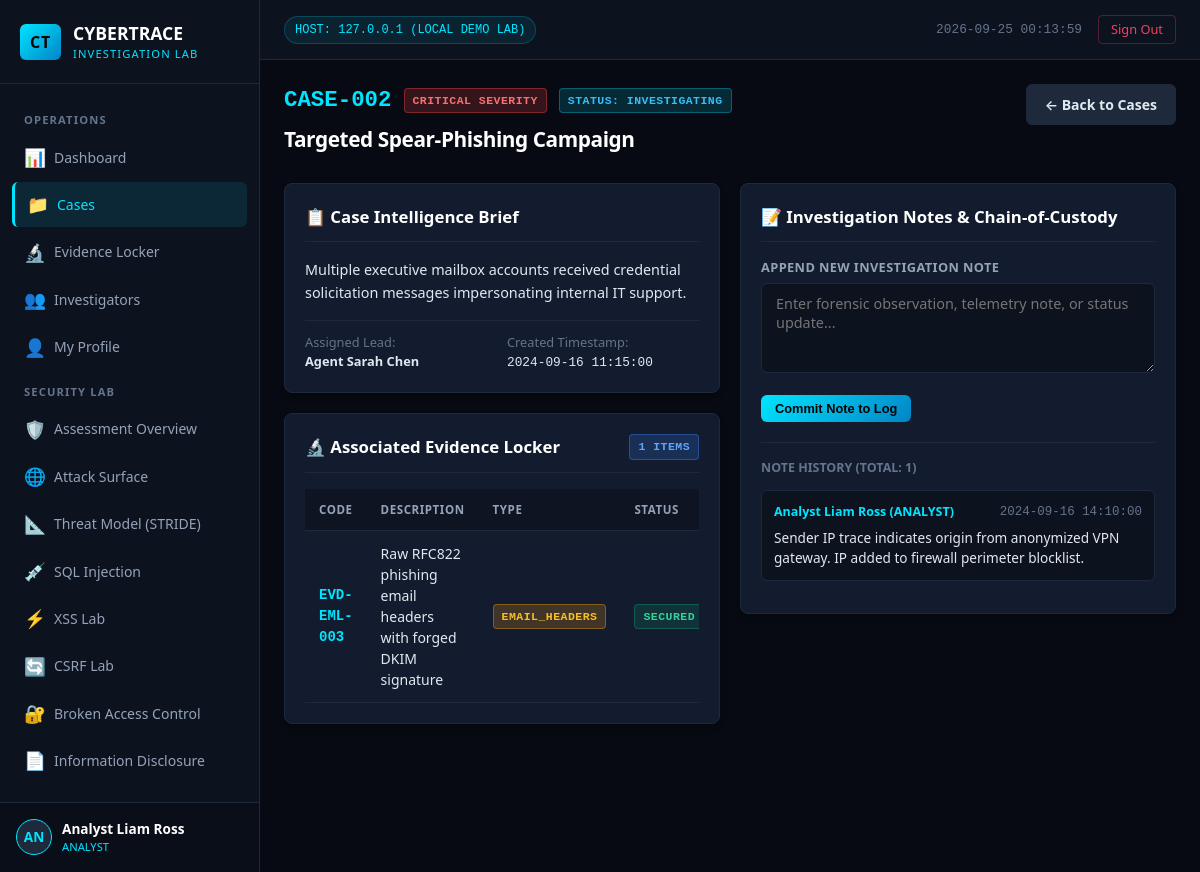
Screenshot of /cases/2 (signed in) with the database file from the repository.
### tables this page shows
CREATE TABLE cases (
        id INTEGER PRIMARY KEY AUTOINCREMENT,
        case_number TEXT UNIQUE NOT NULL,
        title TEXT NOT NULL,
        description TEXT NOT NULL,
        status TEXT NOT NULL CHECK(status IN ('OPEN', 'INVESTIGATING', 'CLOSED')),
        severity TEXT NOT NULL CHECK(severity IN ('LOW', 'MEDIUM', 'HIGH', 'CRITICAL')),
        assigned_to INTEGER,
        created_at TEXT NOT NULL,
        FOREIGN KEY (assigned_to) REFERENCES users (id)
    );

CREATE TABLE users (
        id INTEGER PRIMARY KEY AUTOINCREMENT,
        username TEXT UNIQUE NOT NULL,
        password_hash TEXT NOT NULL,
        role TEXT NOT NULL CHECK(role IN ('ADMIN', 'INVESTIGATOR', 'ANALYST')),
        full_name TEXT NOT NULL,
        email TEXT NOT NULL,
        department TEXT NOT NULL,
        created_at TEXT NOT NULL
    );

CREATE TABLE evidence (
        id INTEGER PRIMARY KEY AUTOINCREMENT,
        case_id INTEGER NOT NULL,
        evidence_code TEXT UNIQUE NOT NULL,
        description TEXT NOT NULL,
        evidence_type TEXT NOT NULL,
        status TEXT NOT NULL,
        collected_by TEXT NOT NULL,
        created_at TEXT NOT NULL,
        FOREIGN KEY (case_id) REFERENCES cases (id)
    );

CREATE TABLE investigation_notes (
        id INTEGER PRIMARY KEY AUTOINCREMENT,
        case_id INTEGER NOT NULL,
        user_id INTEGER NOT NULL,
        note TEXT NOT NULL,
        created_at TEXT NOT NULL,
        FOREIGN KEY (case_id) REFERENCES cases (id),
        FOREIGN KEY (user_id) REFERENCES users (id)
    );

### app.py (the view)
@app.route('/cases/<int:case_id>')
@login_required
def case_detail(case_id):
    case = database.query_db("""
        SELECT c.*, u.full_name as investigator_name, u.email as investigator_email
        FROM cases c
        LEFT JOIN users u ON c.assigned_to = u.id
        WHERE c.id = ?
    """, (case_id,), one=True)
    if not case:
        abort(404)
    evidence_items = database.query_db("SELECT * FROM evidence WHERE case_id = ? ORDER BY id DESC", (case_id,))
    notes = database.query_db("""
        SELECT n.*, u.full_name, u.role
        FROM investigation_notes n
        JOIN users u ON n.user_id = u.id
        WHERE n.case_id = ?
        ORDER BY n.id DESC
    """, (case_id,))
    database.log_audit(session['user_id'], f"CASE_VIEW: Opened {case['case_number']}", request.remote_addr)
    return render_template('case_detail.html', case=case, evidence_items=evidence_items, notes=notes)

### app.py (called while the page is built)
def generate_csrf_token():
    if 'csrf_token' not in session:
        session['csrf_token'] = secrets.token_hex(16)
    return session['csrf_token']

@app.context_processor
def inject_global_template_data():
    return {
        'csrf_token': generate_csrf_token(),
        'current_user': {
            'id': session.get('user_id'),
            'username': session.get('username'),
            'role': session.get('role'),
            'full_name': session.get('full_name'),
            'department': session.get('department')
        } if 'user_id' in session else None,
        'current_time': datetime.now().strftime("%Y-%m-%d %H:%M:%S")
    }

def login_required(f):
    @wraps(f)
    def decorated_function(*args, **kwargs):
        if 'user_id' not in session:
            flash("Authentication required. Please log in to access this portal.", "warning")
            return redirect(url_for('login', next=request.path))
        return f(*args, **kwargs)
    return decorated_function

### database.py (called while the page is built)
def get_db_connection():
    conn = sqlite3.connect(DB_PATH)
    conn.row_factory = sqlite3.Row
    return conn

def query_db(query, args=(), one=False):
    conn = get_db_connection()
    try:
        cur = conn.cursor()
        cur.execute(query, args)
        rows = cur.fetchall()
        return (rows[0] if rows else None) if one else rows
    finally:
        conn.close()

def execute_db(query, args=()):
    conn = get_db_connection()
    try:
        cur = conn.cursor()
        cur.execute(query, args)
        conn.commit()
        return cur.lastrowid
    finally:
        conn.close()

def log_audit(user_id, action, ip_address="127.0.0.1"):
    try:
        execute_db(
            "INSERT INTO audit_logs (user_id, action, ip_address, created_at) VALUES (?, ?, ?, ?)",
            (user_id, action, ip_address, datetime.now().strftime("%Y-%m-%d %H:%M:%S"))
        )
    except Exception as e:
        print(f"[AUDIT LOG ERROR] Failed to record audit log: {e}")

### templates/case_detail.html (shortened to what this page needs)
{% extends 'base.html' %}
{% block content %}
<div class="page-header">
    <div>
        <div style="display: flex; align-items: center; gap: 12px; margin-bottom: 6px;">
            <span style="font-family: var(--font-mono); font-size: 1.4rem; color: var(--accent-cyan); font-weight: 700;">
                {{ case.case_number }}
            </span>
            {% if case.severity == 'CRITICAL' %}
            <span class="badge badge-critical">CRITICAL SEVERITY</span>
            {% elif case.severity == 'HIGH' %}
            <span class="badge badge-high">HIGH SEVERITY</span>
            {% elif case.severity == 'MEDIUM' %}
            <span class="badge badge-medium">MEDIUM SEVERITY</span>
            {% else %}
            <span class="badge badge-low">LOW SEVERITY</span>
            {% endif %}
            {% if case.status == 'OPEN' %}
            <span class="badge badge-open">STATUS: OPEN</span>
            {% elif case.status == 'INVESTIGATING' %}
            <span class="badge badge-investigating">STATUS: INVESTIGATING</span>
            {% else %}
            <span class="badge badge-closed">STATUS: CLOSED</span>
            {% endif %}
        </div>
        <h1 class="page-title" style="font-size: 1.3rem;">{{ case.title }}</h1>
    </div>
    <div>
        <a href="{{ url_for('cases') }}" class="btn btn-secondary">&larr; Back to Cases</a>
    </div>
</div>
<div class="grid-2">
    <div>
        <div class="card" style="margin-bottom: 20px;">
            <div class="card-header">
                <span class="card-title">📋 Case Intelligence Brief</span>
            </div>
            <div style="font-size: 0.9rem; color: var(--text-main); margin-bottom: 16px; line-height: 1.6;">
                {{ case.description }}
            </div>
            <div style="border-top: 1px solid var(--border-color); padding-top: 12px; display: grid; grid-template-columns: 1fr 1fr; gap: 10px; font-size: 0.8rem;">
                <div>
                    <span style="color: var(--text-dim);">Assigned Lead:</span><br>
                    <strong>{{ case.investigator_name or 'Unassigned' }}</strong>
                </div>
                <div>
                    <span style="color: var(--text-dim);">Created Timestamp:</span><br>
                    <span style="font-family: var(--font-mono);">{{ case.created_at }}</span>
                </div>
            </div>
        </div>
        <div class="card">
            <div class="card-header">
                <span class="card-title">🔬 Associated Evidence Locker</span>
                <span class="badge badge-low">{{ evidence_items|length }} Items</span>
            </div>
            {% if evidence_items %}
            <div class="table-responsive">
                <table class="data-table">
                    <thead>
                        <tr>
                            <th>Code</th>
                            <th>Description</th>
                            <th>Type</th>
                            <th>Status</th>
                        </tr>
                    </thead>
                    <tbody>
                        {% for e in evidence_items %}
                        <tr>
                            <td style="font-family: var(--font-mono); color: var(--accent-cyan); font-weight: 600;">
                                {{ e.evidence_code }}
                            </td>
                            <td>{{ e.description }}</td>
                            <td><span class="badge badge-medium">{{ e.evidence_type }}</span></td>
                            <td><span class="badge badge-open">{{ e.status }}</span></td>
                        </tr>
                        {% endfor %}
                    </tbody>
                </table>
            </div>
            {% else %}
            <div style="color: var(--text-dim); font-size: 0.85rem; padding: 12px;">
                No forensic evidence items currently registered to this case.
            </div>
            {% endif %}
        </div>
    </div>
    <div>
        <div class="card">
            <div class="card-header">
                <span class="card-title">📝 Investigation Notes & Chain-of-Custody</span>
            </div>
            <form method="POST" action="{{ url_for('add_case_note', case_id=case.id) }}" style="margin-bottom: 20px;">
                <div class="form-group">
                    <label class="form-label">Append New Investigation Note</label>
                    <textarea name="note" class="form-control" placeholder="Enter forensic observation, telemetry note, or status update..." required></textarea>
                </div>
                <button type="submit" class="btn btn-primary" style="font-size: 0.8rem; padding: 6px 14px;">
                    Commit Note to Log
                </button>
            </form>
            <div style="border-top: 1px solid var(--border-color); padding-top: 16px;">
                <div style="font-size: 0.78rem; text-transform: uppercase; color: var(--text-dim); margin-bottom: 12px; font-weight: 700;">
                    Note History (Total: {{ notes|length }})
                </div>
                {% if notes %}
                    {% for n in notes %}
                    <div style="background: var(--bg-secondary); border: 1px solid var(--border-color); border-radius: 6px; padding: 12px; margin-bottom: 12px;">
                        <div style="display: flex; justify-content: space-between; align-items: center; margin-bottom: 6px; font-size: 0.78rem;">
                            <span style="font-weight: 600; color: var(--accent-cyan);">{{ n.full_name }} ({{ n.role }})</span>
                            <span style="color: var(--text-dim); font-family: var(--font-mono);">{{ n.created_at }}</span>
                        </div>
                        <div style="font-size: 0.85rem; color: var(--text-main); line-height: 1.5;">
                            {{ n.note }}
                        </div>
                    </div>
                    {% endfor %}
                {% else %}
                    <div style="color: var(--text-dim); font-size: 0.85rem;">
                        No investigation notes added to this dossier yet.
                    </div>
                {% endif %}
            </div>
        </div>
    </div>
</div>
{% endblock %}

### static/css/style.css (style rules this page uses)
:root { --bg-primary: #070a12; --bg-secondary: #0d121f; --bg-card: #131b2e; --bg-card-hover: #18223a; --border-color: #1e293b; --border-focus: #00e5ff; --text-main: #e2e8f0; --text-muted: #94a3b8; --text-dim: #64748b; --accent-cyan: #00e5ff; --accent-cyan-glow: rgba(0, 229, 255, 0.2); --accent-blue: #38bdf8; --accent-emerald: #10b981; --accent-amber: #f59e0b; --accent-rose: #f43f5e; --accent-purple: #a855f7; --vuln-red: #ef4444; --vuln-bg: rgba(239, 68, 68, 0.08); --vuln-border: rgba(239, 68, 68, 0.35); --secure-green: #10b981; --secure-bg: rgba(16, 185, 129, 0.08); --secure-border: rgba(16, 185, 129, 0.35); --font-sans: 'Segoe UI', system-ui, -apple-system, Roboto, Helvetica, Arial, sans-serif; --font-mono: 'Consolas', 'Courier New', monospace; }
* { box-sizing: border-box; margin: 0; padding: 0; }
body { background-color: var(--bg-primary); color: var(--text-main); font-family: var(--font-sans); line-height: 1.5; min-height: 100vh; display: flex; flex-direction: column; }
h1, h2, h3, h4, h5 { color: #fff; font-weight: 600; letter-spacing: -0.02em; }
a { color: var(--accent-cyan); text-decoration: none; transition: color 0.15s ease; }
.page-header { margin-bottom: 24px; display: flex; justify-content: space-between; align-items: flex-start; flex-wrap: wrap; gap: 16px; }
.page-title { font-size: 1.6rem; margin-bottom: 4px; }
.grid-2 { display: grid; grid-template-columns: repeat(auto-fit, minmax(360px, 1fr)); gap: 20px; margin-bottom: 24px; }
.card { background-color: var(--bg-card); border: 1px solid var(--border-color); border-radius: 8px; padding: 20px; box-shadow: 0 4px 6px -1px rgba(0, 0, 0, 0.3); }
.card-header { display: flex; justify-content: space-between; align-items: center; margin-bottom: 16px; padding-bottom: 12px; border-bottom: 1px solid var(--border-color); }
.card-title { font-size: 1.05rem; font-weight: 600; color: #fff; display: flex; align-items: center; gap: 8px; }
.table-responsive { width: 100%; overflow-x: auto; }
.data-table { width: 100%; border-collapse: collapse; text-align: left; font-size: 0.875rem; }
.data-table th { background-color: rgba(0, 0, 0, 0.25); color: var(--text-muted); font-weight: 600; text-transform: uppercase; font-size: 0.72rem; letter-spacing: 0.05em; padding: 12px 14px; border-bottom: 1px solid var(--border-color); }
.data-table td { padding: 12px 14px; border-bottom: 1px solid var(--border-color); color: var(--text-main); }
.badge { display: inline-block; padding: 3px 8px; border-radius: 4px; font-size: 0.72rem; font-weight: 600; text-transform: uppercase; letter-spacing: 0.04em; font-family: var(--font-mono); }
.badge-critical { background: rgba(239, 68, 68, 0.2); color: #f87171; border: 1px solid rgba(239, 68, 68, 0.4); }
.badge-medium { background: rgba(245, 158, 11, 0.2); color: #fbbf24; border: 1px solid rgba(245, 158, 11, 0.4); }
.badge-low { background: rgba(59, 130, 246, 0.2); color: #60a5fa; border: 1px solid rgba(59, 130, 246, 0.4); }
.badge-open { background: rgba(16, 185, 129, 0.15); color: #34d399; border: 1px solid rgba(16, 185, 129, 0.3); }
.badge-investigating { background: rgba(0, 229, 255, 0.15); color: #38bdf8; border: 1px solid rgba(0, 229, 255, 0.3); }
.form-group { margin-bottom: 16px; }
.form-label { display: block; font-size: 0.8rem; font-weight: 600; color: var(--text-muted); margin-bottom: 6px; text-transform: uppercase; letter-spacing: 0.03em; }
.form-control { width: 100%; background-color: var(--bg-secondary); border: 1px solid var(--border-color); color: #fff; padding: 10px 14px; border-radius: 6px; font-size: 0.9rem; font-family: inherit; transition: border-color 0.15s ease; }
textarea.form-control { min-height: 90px; resize: vertical; }
.btn { display: inline-flex; align-items: center; justify-content: center; gap: 8px; font-weight: 600; font-size: 0.875rem; padding: 9px 18px; border-radius: 6px; cursor: pointer; border: none; transition: all 0.15s ease; }
.btn-primary { background: linear-gradient(135deg, #00e5ff 0%, #0284c7 100%); color: #000; }
.btn-secondary { background-color: #1e293b; color: var(--text-main); border: 1px solid var(--border-color); }

### rows the page displays
cases: case_number "CASE-002", title "Targeted Spear-Phishing Campaign", description "Multiple executive mailbox accounts received credential solicitation messages impersonating internal IT support.", created_at "2024-09-16 11:15:00"
users: full_name "Agent Sarah Chen"
evidence: evidence_code "EVD-EML-003", description "Raw RFC822 phishing email headers with forged DKIM signature", evidence_type "EMAIL_HEADERS", status "SECURED"
investigation_notes: full_name "Analyst Liam Ross", role "ANALYST", created_at "2024-09-16 14:10:00", note "Sender IP trace indicates origin from anonymized VPN gateway. IP added to firewall perimeter blocklist."

### other values shown
{{ current_user.username[:2].upper() }} "AN"
{{ current_user.full_name }} "Analyst Liam Ross"
{{ current_user.role }} "ANALYST"
{{ evidence_items|length }} "1"
{{ notes|length }} "1"
